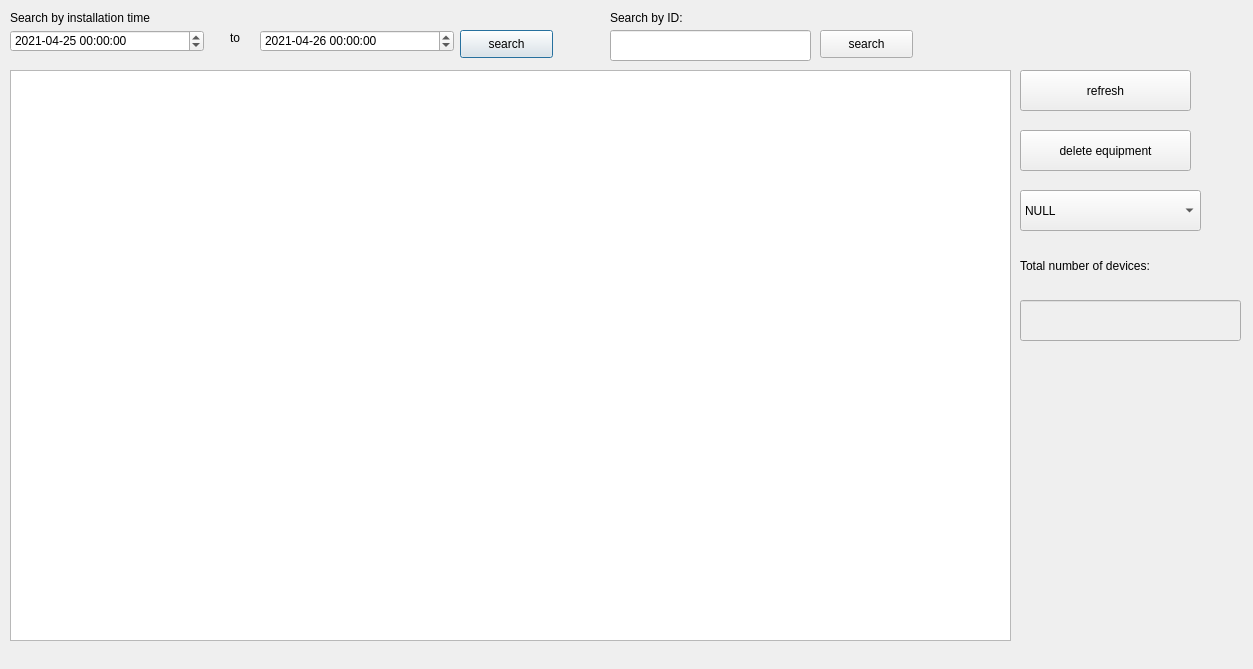
<?xml version="1.0" encoding="UTF-8"?>
<ui version="4.0">
 <class>showEquipmentDialog</class>
 <widget class="QDialog" name="showEquipmentDialog">
  <property name="geometry">
   <rect>
    <x>0</x>
    <y>0</y>
    <width>1253</width>
    <height>669</height>
   </rect>
  </property>
  <property name="windowTitle">
   <string>Dialog</string>
  </property>
  <property name="styleSheet">
   <string notr="true">
font: 11pt &quot;华光行书_CNKI&quot;;</string>
  </property>
  <widget class="QTableView" name="tableView">
   <property name="geometry">
    <rect>
     <x>10</x>
     <y>70</y>
     <width>1001</width>
     <height>571</height>
    </rect>
   </property>
  </widget>
  <widget class="QDateTimeEdit" name="dateTimeEdit">
   <property name="geometry">
    <rect>
     <x>10</x>
     <y>30</y>
     <width>194</width>
     <height>22</height>
    </rect>
   </property>
   <property name="styleSheet">
    <string notr="true">
font: 11pt &quot;华光行书_CNKI&quot;;</string>
   </property>
   <property name="date">
    <date>
     <year>2021</year>
     <month>4</month>
     <day>25</day>
    </date>
   </property>
   <property name="displayFormat">
    <string>yyyy-MM-dd HH:mm:ss</string>
   </property>
  </widget>
  <widget class="QDateTimeEdit" name="dateTimeEdit_2">
   <property name="geometry">
    <rect>
     <x>260</x>
     <y>30</y>
     <width>194</width>
     <height>22</height>
    </rect>
   </property>
   <property name="styleSheet">
    <string notr="true">
font: 11pt &quot;华光行书_CNKI&quot;;</string>
   </property>
   <property name="date">
    <date>
     <year>2021</year>
     <month>4</month>
     <day>26</day>
    </date>
   </property>
   <property name="displayFormat">
    <string>yyyy-MM-dd HH:mm:ss</string>
   </property>
  </widget>
  <widget class="QLabel" name="label">
   <property name="geometry">
    <rect>
     <x>230</x>
     <y>30</y>
     <width>41</width>
     <height>16</height>
    </rect>
   </property>
   <property name="styleSheet">
    <string notr="true">
font: 11pt &quot;华光行书_CNKI&quot;;</string>
   </property>
   <property name="text">
    <string>to</string>
   </property>
  </widget>
  <widget class="QPushButton" name="pushButton">
   <property name="geometry">
    <rect>
     <x>460</x>
     <y>30</y>
     <width>93</width>
     <height>28</height>
    </rect>
   </property>
   <property name="styleSheet">
    <string notr="true">
font: 11pt &quot;华光行书_CNKI&quot;;</string>
   </property>
   <property name="text">
    <string>search</string>
   </property>
  </widget>
  <widget class="QLabel" name="label_2">
   <property name="geometry">
    <rect>
     <x>10</x>
     <y>10</y>
     <width>351</width>
     <height>16</height>
    </rect>
   </property>
   <property name="styleSheet">
    <string notr="true">
font: 11pt &quot;华光行书_CNKI&quot;;</string>
   </property>
   <property name="text">
    <string>Search by installation time</string>
   </property>
  </widget>
  <widget class="QLineEdit" name="lineEdit">
   <property name="geometry">
    <rect>
     <x>610</x>
     <y>30</y>
     <width>201</width>
     <height>31</height>
    </rect>
   </property>
  </widget>
  <widget class="QLabel" name="label_3">
   <property name="geometry">
    <rect>
     <x>610</x>
     <y>10</y>
     <width>351</width>
     <height>16</height>
    </rect>
   </property>
   <property name="styleSheet">
    <string notr="true">
font: 11pt &quot;华光行书_CNKI&quot;;</string>
   </property>
   <property name="text">
    <string>Search by ID:</string>
   </property>
  </widget>
  <widget class="QPushButton" name="pushButton_2">
   <property name="geometry">
    <rect>
     <x>820</x>
     <y>30</y>
     <width>93</width>
     <height>28</height>
    </rect>
   </property>
   <property name="styleSheet">
    <string notr="true">
font: 11pt &quot;华光行书_CNKI&quot;;</string>
   </property>
   <property name="text">
    <string>search</string>
   </property>
  </widget>
  <widget class="QPushButton" name="pushButton_4">
   <property name="geometry">
    <rect>
     <x>1020</x>
     <y>130</y>
     <width>171</width>
     <height>41</height>
    </rect>
   </property>
   <property name="styleSheet">
    <string notr="true">
font: 11pt &quot;华光行书_CNKI&quot;;</string>
   </property>
   <property name="text">
    <string>delete equipment</string>
   </property>
  </widget>
  <widget class="QPushButton" name="pushButton_5">
   <property name="geometry">
    <rect>
     <x>1020</x>
     <y>70</y>
     <width>171</width>
     <height>41</height>
    </rect>
   </property>
   <property name="styleSheet">
    <string notr="true">
font: 11pt &quot;华光行书_CNKI&quot;;</string>
   </property>
   <property name="text">
    <string>refresh</string>
   </property>
  </widget>
  <widget class="QComboBox" name="comboBox">
   <property name="geometry">
    <rect>
     <x>1020</x>
     <y>190</y>
     <width>181</width>
     <height>41</height>
    </rect>
   </property>
   <property name="styleSheet">
    <string notr="true">
font: 11pt &quot;华光行书_CNKI&quot;;</string>
   </property>
   <item>
    <property name="text">
     <string>NULL</string>
    </property>
   </item>
   <item>
    <property name="text">
     <string>Ascending order</string>
    </property>
   </item>
   <item>
    <property name="text">
     <string>Descending order</string>
    </property>
   </item>
  </widget>
  <widget class="QLabel" name="label_4">
   <property name="geometry">
    <rect>
     <x>1020</x>
     <y>240</y>
     <width>221</width>
     <height>51</height>
    </rect>
   </property>
   <property name="text">
    <string>Total number of devices:</string>
   </property>
  </widget>
  <widget class="QLineEdit" name="lineEdit_count">
   <property name="enabled">
    <bool>false</bool>
   </property>
   <property name="geometry">
    <rect>
     <x>1020</x>
     <y>300</y>
     <width>221</width>
     <height>41</height>
    </rect>
   </property>
  </widget>
 </widget>
 <resources/>
 <connections/>
</ui>
